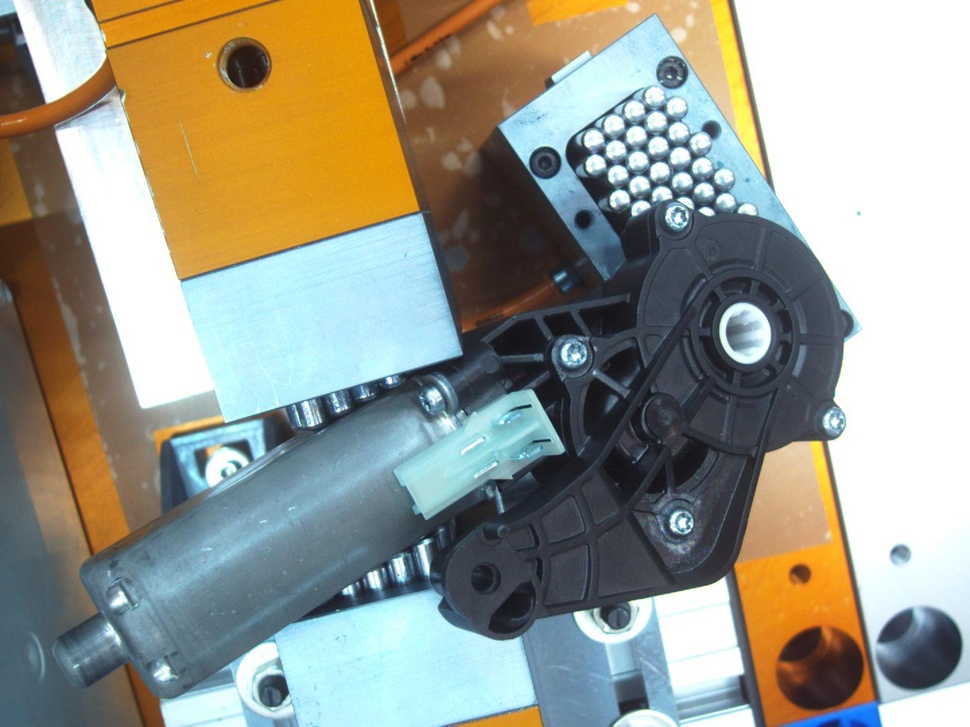
#> input picture image_process/0-2022-09-28_14_02_26.jpg, 970 x 727 px, shrunk from 1440 x 1080 before the run
$ python sobel_edge.py   (older library calls are emulated)
#> lines starting #> are read from the running program, lines starting #| are printed output that depends on the picture; after the words box and inside, x2 and y2 are one past the last pixel; in counts of white or black regions, pixels touching at a corner belong together
# Import the OpenCV library
import cv2

# Read the image from the location
img = cv2.imread('0-2022-09-28_14_02_26.jpg')
#> img is the input picture: shape (727, 970, 3); mean B, G, R 141.4, 153.6, 153

# Convert the image into graycsale
gray = cv2.cvtColor(img, cv2.COLOR_BGR2GRAY)

# Blur the gray scale image for better edge detection
blur = cv2.GaussianBlur(gray, (5,5), 0)

# Sobel Edge Detection on x-axis
sobelx = cv2.Sobel(src=blur, ddepth=cv2.CV_64F, dx=1, dy=0, ksize=5)
# Sobel Edge Detection on y-axis
sobely = cv2.Sobel(src=blur, ddepth=cv2.CV_64F, dx=0, dy=1, ksize=5)
# Sobel Edge Detection on both axis
sobelxy = cv2.Sobel(src=blur, ddepth=cv2.CV_64F, dx=1, dy=1, ksize=5)
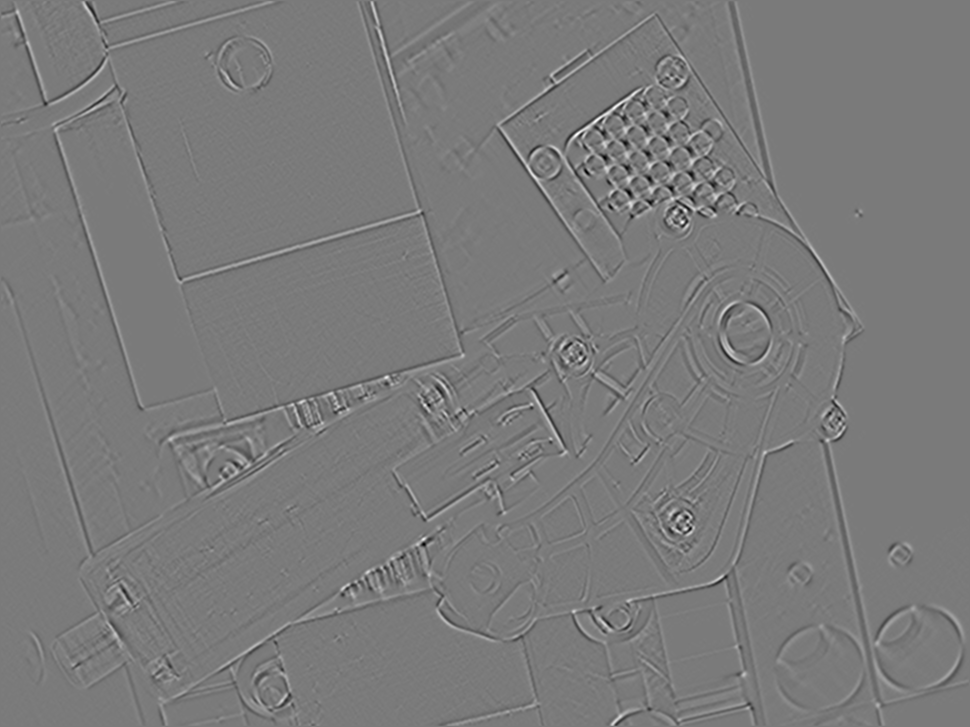
#> sobelxy: shape (727, 970) float64; min -958, max 1029, mean 0; drawn with min black and max white

# Save the Sobel Edge Detection Images
cv2.imwrite('./images/sobelx.jpg', sobelx)
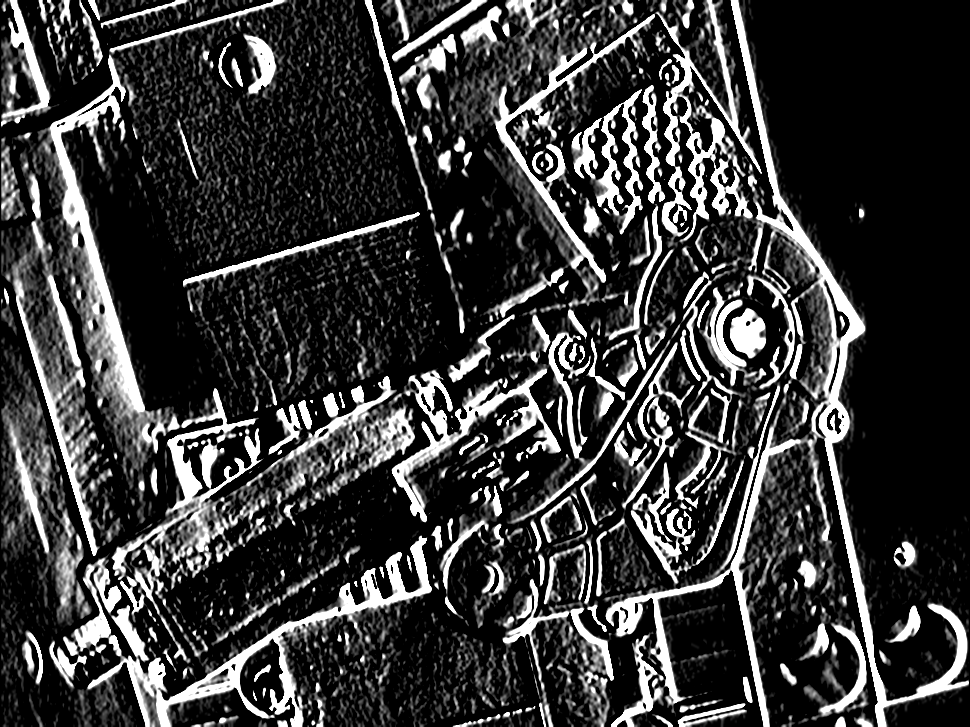
#> saved as sobelx.jpg: shape (727, 970); min 0, max 255, mean 56.5
cv2.imwrite('./images/sobely.jpg', sobely)
cv2.imwrite('./images/sobelxy.jpg', sobelxy)
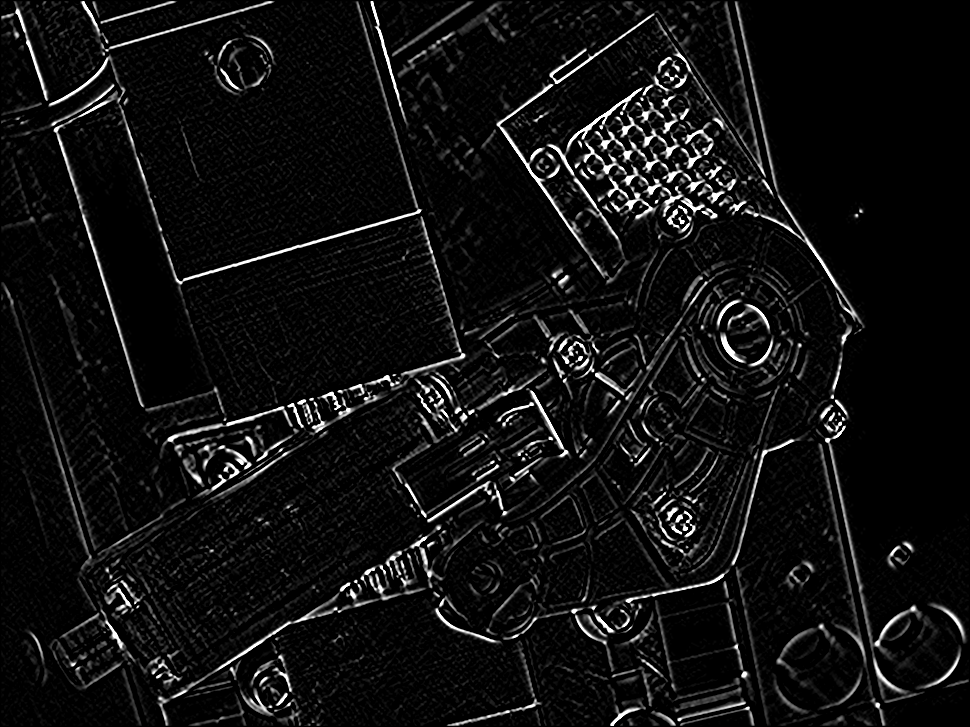
#> saved as sobelxy.jpg: shape (727, 970); min 0, max 255, mean 16.3

# Display Sobel Edge Detection Images
cv2.imshow('Sobel X Edge Detection', sobelx)
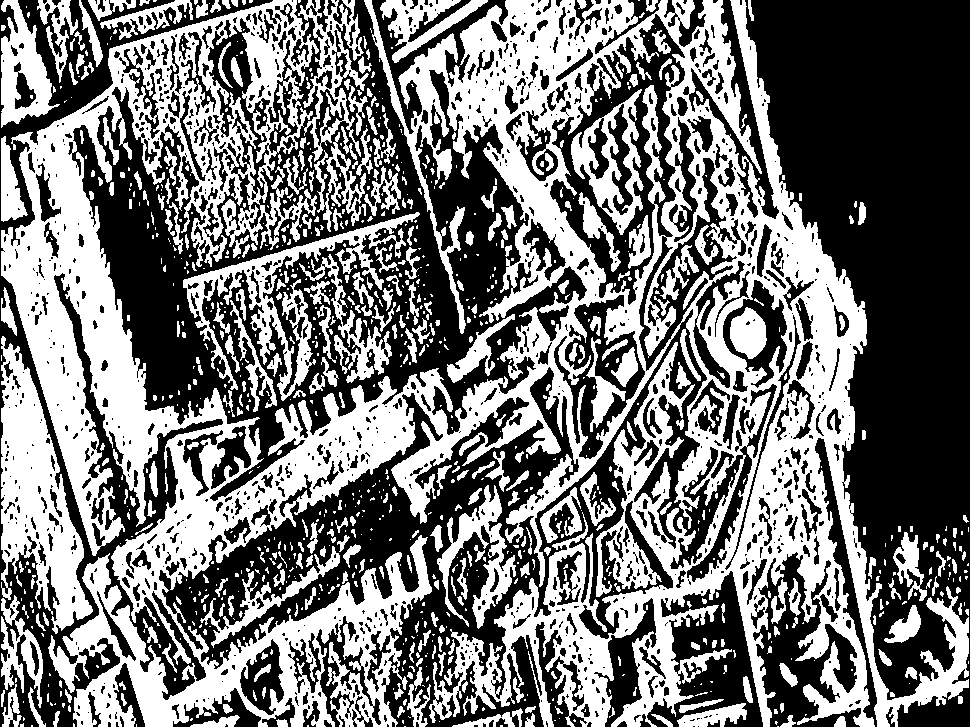
#> window 'Sobel X Edge Detection': shape (727, 970); 46.2% white; 1000 white regions (637 under 20 px), largest, box (x1, y1, x2, y2) and area: (1, 0, 969, 727) 235813, (1, 336, 93, 634) 12526, (183, 212, 420, 401) 7582
cv2.imshow('Sobel Y  Edge Detection', sobely)
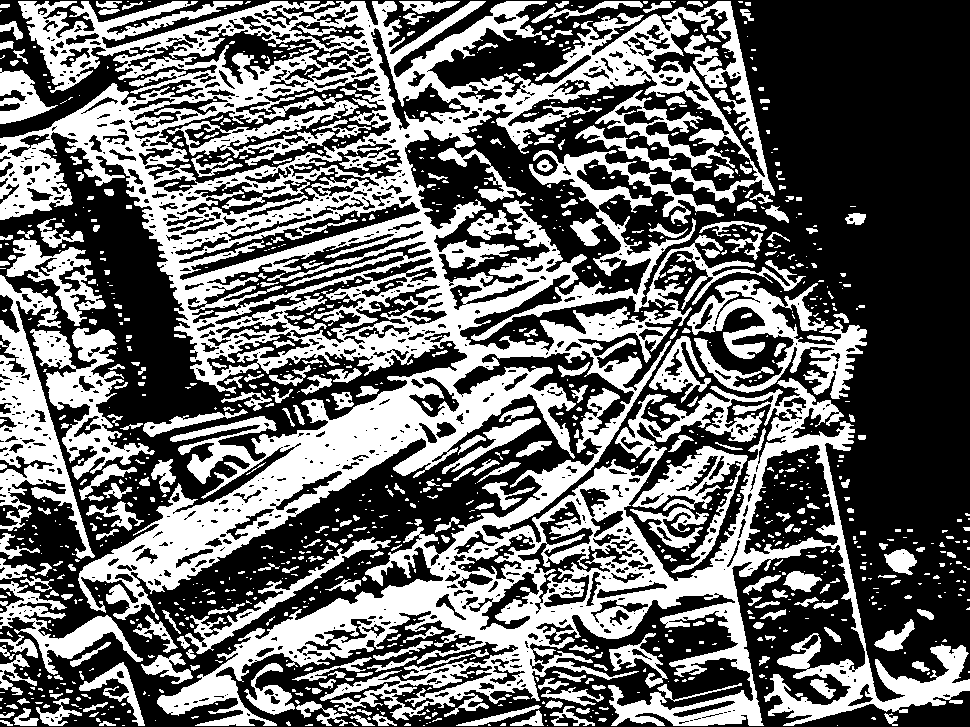
#> window 'Sobel Y  Edge Detection': shape (727, 970); 41.4% white; 1158 white regions (808 under 20 px), largest, box (x1, y1, x2, y2) and area: (0, 1, 970, 726) 207203, (0, 275, 95, 559) 8698, (687, 279, 867, 399) 7796
cv2.imshow('Sobel X and Y Edge Detection', sobelxy)
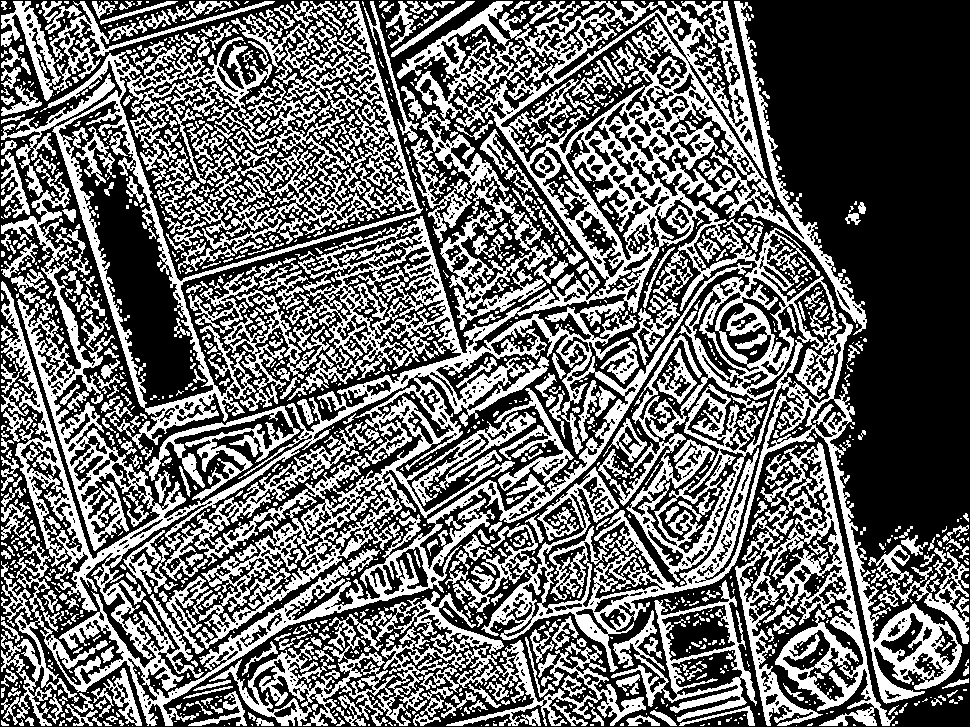
#> window 'Sobel X and Y Edge Detection': shape (727, 970); 41.7% white; 1737 white regions (1188 under 20 px), largest, box (x1, y1, x2, y2) and area: (1, 1, 962, 726) 148533, (40, 1, 423, 449) 28863, (209, 591, 646, 726) 14456
cv2.waitKey(0)
cv2.destroyAllWindows()

$ run again, with image_process/0-2022-09-28_10_10_21.jpg copied over image_process/0-2022-09-28_14_02_26.jpg
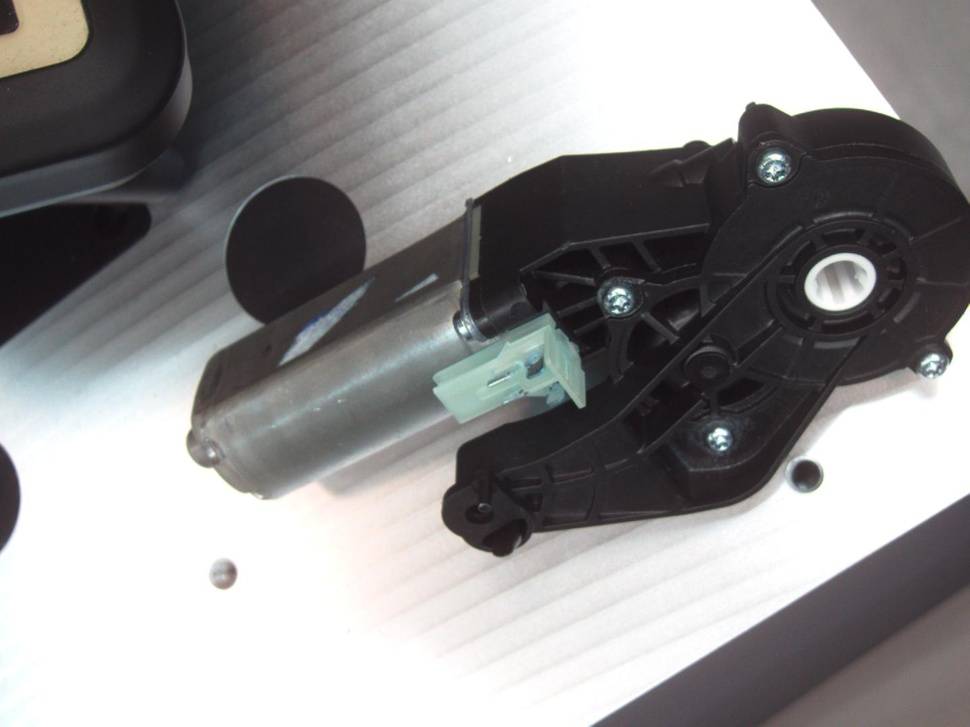
#> input picture image_process/0-2022-09-28_10_10_21.jpg, 970 x 727 px, shrunk from 1440 x 1080 before the run
#> img is the input picture: shape (727, 970, 3); mean B, G, R 144.5, 144, 145.1
#> `cv2.imshow('Sobel X Edge Detection', sobelx)`:
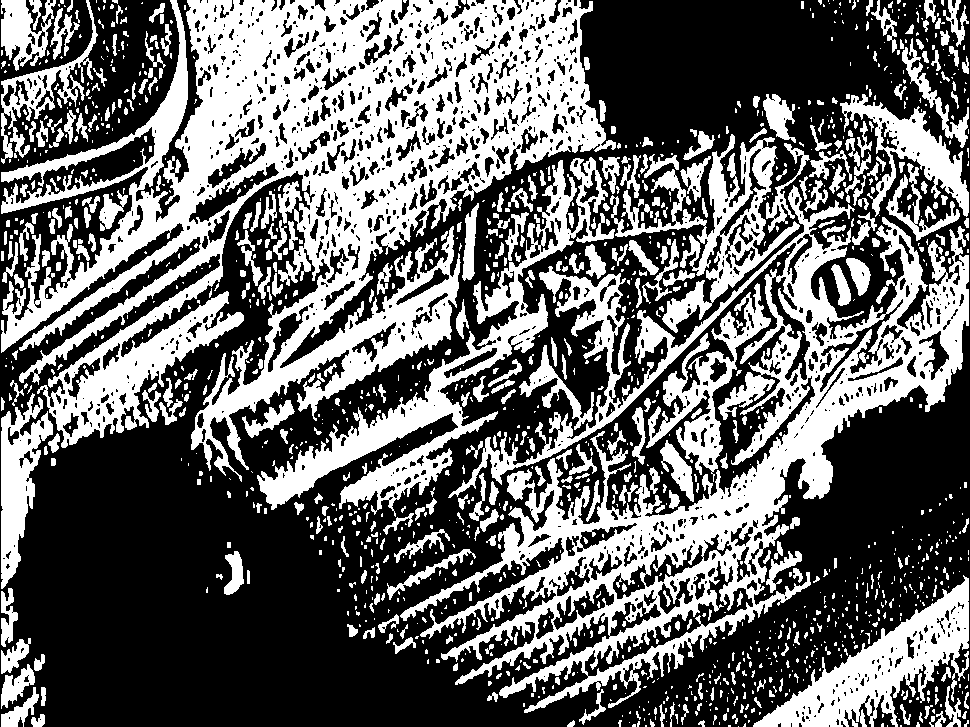
#> window 'Sobel X Edge Detection': shape (727, 970); 40.6% white; 1391 white regions (944 under 20 px), largest, box (x1, y1, x2, y2) and area: (1, 0, 616, 482) 110957, (400, 185, 969, 713) 66632, (257, 157, 615, 517) 17463
#> `cv2.imshow('Sobel X and Y Edge Detection', sobelxy)`:
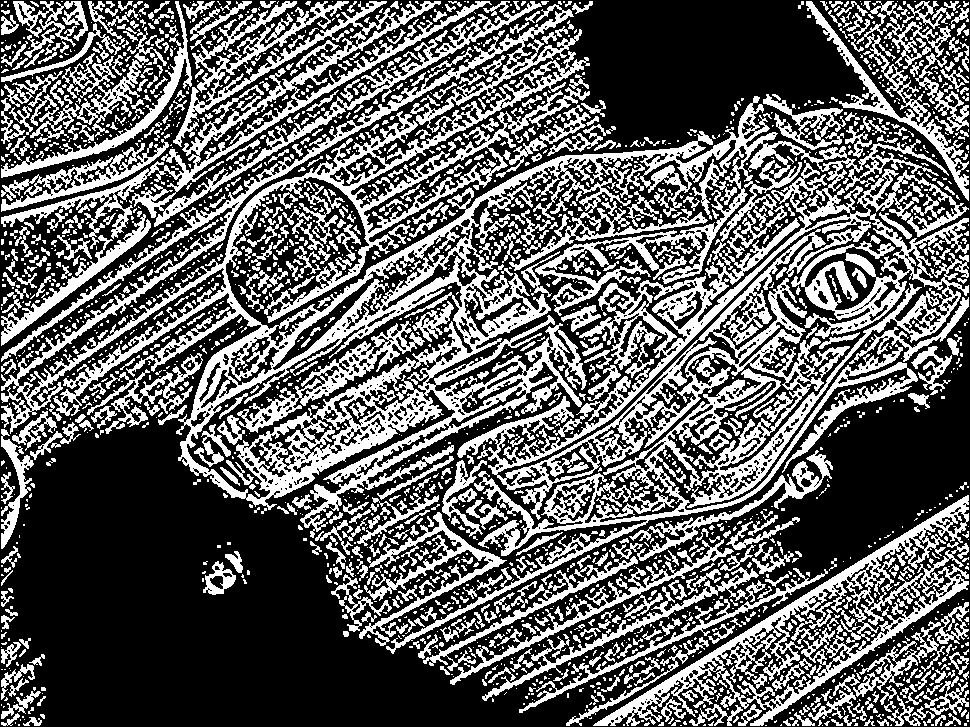
#> window 'Sobel X and Y Edge Detection': shape (727, 970); 37.5% white; 2355 white regions (1617 under 20 px), largest, box (x1, y1, x2, y2) and area: (1, 4, 969, 654) 124233, (1, 1, 542, 249) 18150, (593, 495, 969, 726) 13868

$ run again, with image_process/ko.jpg copied over image_process/0-2022-09-28_14_02_26.jpg
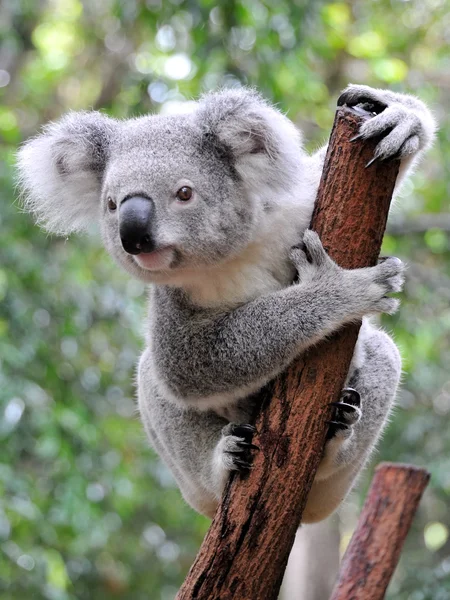
#> input picture image_process/ko.jpg, 450 x 600 px
#> img is the input picture: shape (600, 450, 3); mean B, G, R 115.7, 132.1, 129.1
#> `cv2.imshow('Sobel X Edge Detection', sobelx)`:
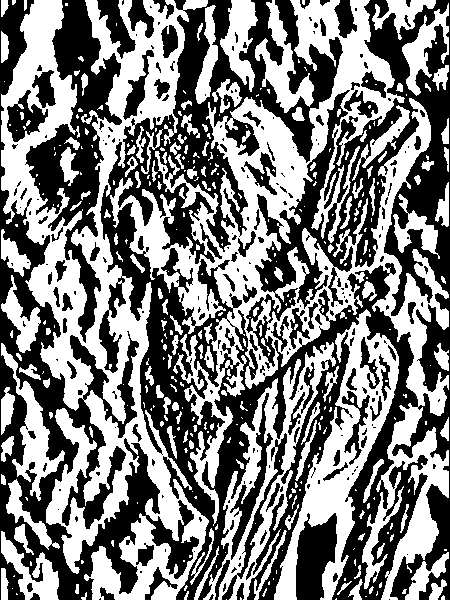
#> window 'Sobel X Edge Detection': shape (600, 450); 49.3% white; 363 white regions (220 under 20 px), largest, box (x1, y1, x2, y2) and area: (110, 0, 449, 600) 46107, (1, 0, 209, 600) 40645, (274, 309, 399, 600) 9961
#> `cv2.imshow('Sobel X and Y Edge Detection', sobelxy)`:
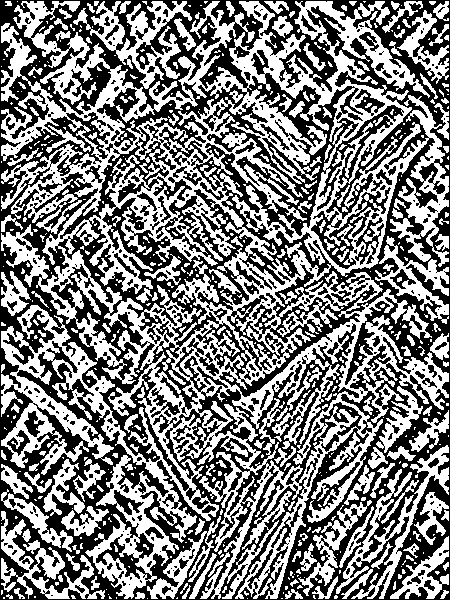
#> window 'Sobel X and Y Edge Detection': shape (600, 450); 49.3% white; 548 white regions (369 under 20 px), largest, box (x1, y1, x2, y2) and area: (1, 1, 449, 599) 96837, (73, 1, 192, 89) 3194, (336, 445, 449, 599) 3145
